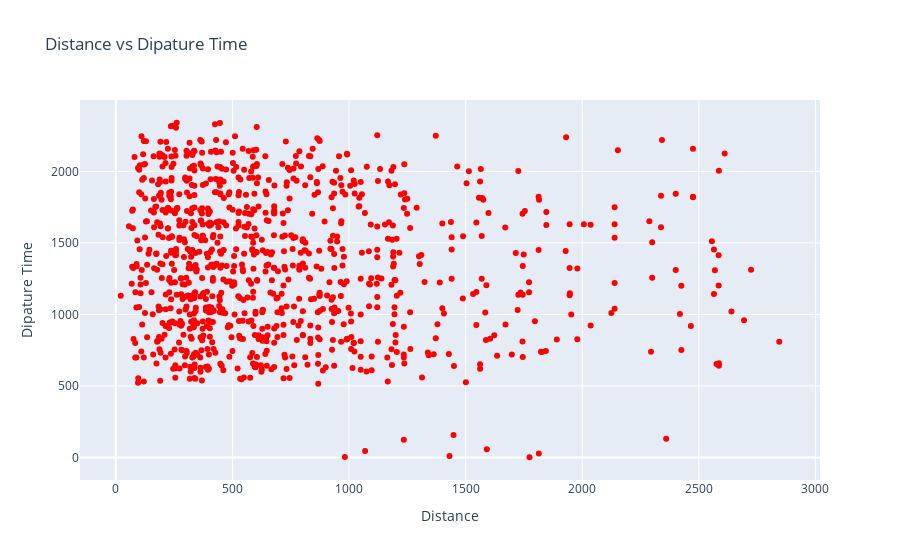

This figure's notebook cell:
### Markdown cell above
### scatter plot

### Code cell
fig = go.Figure(data=go.Scatter(x=df['Distance'],y=df['DepTime'],mode='markers',marker=dict(color='red')))
    fig.update_layout(title='Distance vs Dipature Time',xaxis_title='Distance',yaxis_title='Dipature Time')
    fig.show()

### Figure 1 — Plotly figure (JSON) as saved in the notebook; plotly's stock layout.template omitted (floating-point values rounded to 4 significant figures; data arrays with more than 128 entries replaced by an {"elided": "..."} marker saying what was removed)
{"data": [{"marker": {"color": "red"}, "mode": "markers", "type": "scatter", "x": {"elided": "1000 int values"}, "y": {"elided": "1000 int values"}}], "layout": {"title": {"text": "Distance vs Dipature Time"}, "xaxis": {"title": {"text": "Distance"}}, "yaxis": {"title": {"text": "Dipature Time"}}}}
